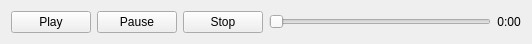
<?xml version="1.0" encoding="UTF-8"?>
<ui version="4.0">
 <class>qtVideoPlayer</class>
 <widget class="QWidget" name="qtVideoPlayer">
  <property name="geometry">
   <rect>
    <x>0</x>
    <y>0</y>
    <width>532</width>
    <height>41</height>
   </rect>
  </property>
  <property name="windowTitle">
   <string>Form</string>
  </property>
  <layout class="QGridLayout" name="gridLayout">
   <item row="0" column="2">
    <widget class="QPushButton" name="stopButton">
     <property name="enabled">
      <bool>true</bool>
     </property>
     <property name="text">
      <string>Stop</string>
     </property>
    </widget>
   </item>
   <item row="0" column="0">
    <widget class="QPushButton" name="playButton">
     <property name="sizePolicy">
      <sizepolicy hsizetype="Minimum" vsizetype="Minimum">
       <horstretch>0</horstretch>
       <verstretch>0</verstretch>
      </sizepolicy>
     </property>
     <property name="maximumSize">
      <size>
       <width>1000</width>
       <height>1000</height>
      </size>
     </property>
     <property name="text">
      <string>Play</string>
     </property>
     <property name="shortcut">
      <string/>
     </property>
    </widget>
   </item>
   <item row="0" column="3">
    <widget class="QSlider" name="timeSlider">
     <property name="value">
      <number>0</number>
     </property>
     <property name="orientation">
      <enum>Qt::Horizontal</enum>
     </property>
    </widget>
   </item>
   <item row="0" column="1">
    <widget class="QPushButton" name="pauseButton">
     <property name="enabled">
      <bool>true</bool>
     </property>
     <property name="minimumSize">
      <size>
       <width>75</width>
       <height>0</height>
      </size>
     </property>
     <property name="maximumSize">
      <size>
       <width>16777215</width>
       <height>23</height>
      </size>
     </property>
     <property name="text">
      <string>Pause</string>
     </property>
    </widget>
   </item>
   <item row="0" column="4">
    <widget class="QLabel" name="timeLabel">
     <property name="text">
      <string>0:00</string>
     </property>
     <property name="alignment">
      <set>Qt::AlignCenter</set>
     </property>
    </widget>
   </item>
  </layout>
 </widget>
 <resources/>
 <connections>
  <connection>
   <sender>playButton</sender>
   <signal>clicked()</signal>
   <receiver>qtVideoPlayer</receiver>
   <slot>play()</slot>
   <hints>
    <hint type="sourcelabel">
     <x>46</x>
     <y>20</y>
    </hint>
    <hint type="destinationlabel">
     <x>265</x>
     <y>20</y>
    </hint>
   </hints>
  </connection>
  <connection>
   <sender>pauseButton</sender>
   <signal>clicked()</signal>
   <receiver>qtVideoPlayer</receiver>
   <slot>pause()</slot>
   <hints>
    <hint type="sourcelabel">
     <x>127</x>
     <y>20</y>
    </hint>
    <hint type="destinationlabel">
     <x>265</x>
     <y>20</y>
    </hint>
   </hints>
  </connection>
  <connection>
   <sender>stopButton</sender>
   <signal>clicked()</signal>
   <receiver>qtVideoPlayer</receiver>
   <slot>stop()</slot>
   <hints>
    <hint type="sourcelabel">
     <x>208</x>
     <y>20</y>
    </hint>
    <hint type="destinationlabel">
     <x>265</x>
     <y>20</y>
    </hint>
   </hints>
  </connection>
  <connection>
   <sender>timeSlider</sender>
   <signal>actionTriggered(int)</signal>
   <receiver>qtVideoPlayer</receiver>
   <slot>setCurrentTime(int)</slot>
   <hints>
    <hint type="sourcelabel">
     <x>373</x>
     <y>19</y>
    </hint>
    <hint type="destinationlabel">
     <x>265</x>
     <y>20</y>
    </hint>
   </hints>
  </connection>
 </connections>
 <slots>
  <signal>frameUpdate(npArray)</signal>
  <slot>play()</slot>
  <slot>pause()</slot>
  <slot>stop()</slot>
  <slot>setCurrentTime(int)</slot>
 </slots>
</ui>
